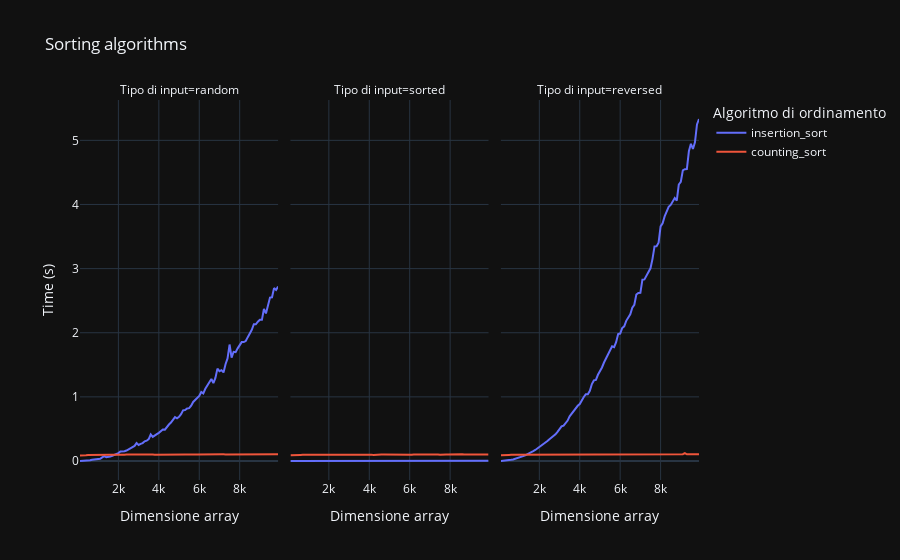

Notebook source saved alongside this figure:
### Code cell
figure = px.line(df.query("num_samples > 0"),
                 x="num_samples",
                 y="time",
                 color="test_type",
                 facet_col="input_type",
                 title="Sorting algorithms",
                 labels={"num_samples": "Dimensione array", "time": "Time (s)", "test_type": "Algoritmo di ordinamento", "input_type": "Tipo di input"})
figure.show()
